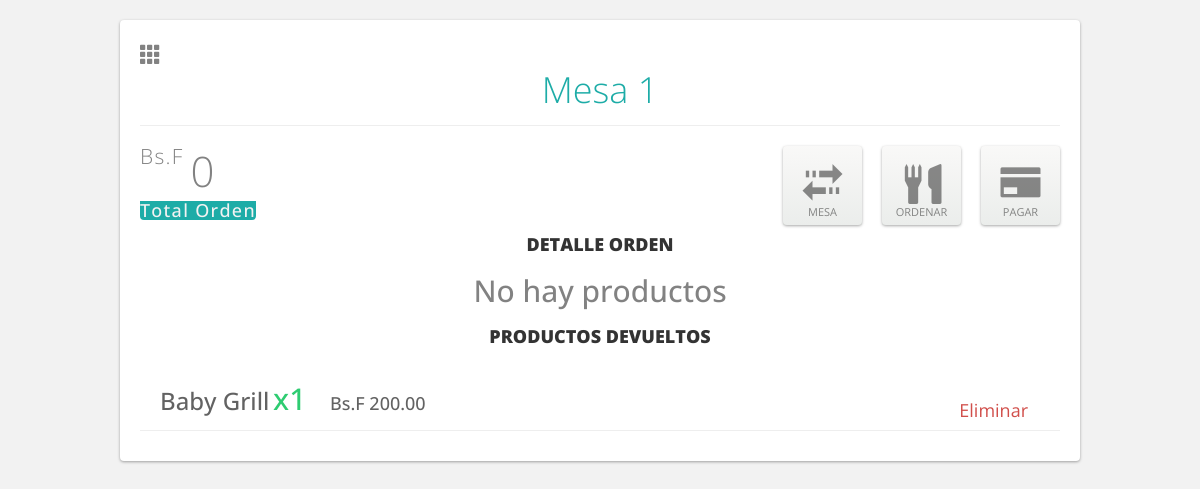
/main/pedido/35, run on the app's committed database.
### tables this page shows
CREATE TABLE `pedidos` (
  `id` int(11) NOT NULL AUTO_INCREMENT,
  `fecha` timestamp NOT NULL DEFAULT CURRENT_TIMESTAMP ON UPDATE CURRENT_TIMESTAMP,
  `id_mesa` int(11) DEFAULT NULL,
  `para_llevar` enum('Si') DEFAULT NULL,
  `descuento` int(11) DEFAULT NULL,
  `estado` enum('Activo','Cerrado') NOT NULL,
  PRIMARY KEY (`id`),
  KEY `id_mesa` (`id_mesa`),
  CONSTRAINT `pedidos_ibfk_1` FOREIGN KEY (`id_mesa`) REFERENCES `mesas` (`id`)
);

CREATE TABLE `mesas` (
  `id` int(11) NOT NULL AUTO_INCREMENT,
  `numero` int(11) NOT NULL,
  `nombre` varchar(255) NOT NULL,
  PRIMARY KEY (`id`)
);

CREATE TABLE `productosXpedido` (
  `id` int(11) NOT NULL AUTO_INCREMENT,
  `id_pedido` int(11) NOT NULL,
  `id_producto` int(11) NOT NULL,
  `devuelto` enum('Si') DEFAULT NULL,
  `precio` double(7,2) NOT NULL,
  PRIMARY KEY (`id`),
  KEY `id_pedido` (`id_pedido`),
  KEY `id_producto` (`id_producto`),
  CONSTRAINT `productosXpedido_ibfk_1` FOREIGN KEY (`id_pedido`) REFERENCES `pedidos` (`id`),
  CONSTRAINT `productosXpedido_ibfk_2` FOREIGN KEY (`id_producto`) REFERENCES `productos` (`id`)
);

CREATE TABLE `productos` (
  `id` int(11) NOT NULL AUTO_INCREMENT,
  `id_cat` int(11) NOT NULL,
  `nombre` varchar(255) NOT NULL,
  `descripcion` varchar(255) DEFAULT NULL,
  `precio` double(7,2) NOT NULL,
  PRIMARY KEY (`id`),
  KEY `id_cat` (`id_cat`),
  CONSTRAINT `productos_ibfk_1` FOREIGN KEY (`id_cat`) REFERENCES `categorias` (`id`)
);

### application/controllers/Main.php (called while the page is built, shortened)
<?php
class Main extends CI_Controller
{
	public function __construct(){
		$this->load->model('main_model');
		$this->load->helper(array('url'));
		$this->load->library('session');
	}
	public function pedido($id_pedido) {
		$data['detalle'] = $this->main_model->detalle_pedido($id_pedido);
		$data['devoluciones'] = $this->main_model->productos_devueltos($id_pedido);
		$total = $this->main_model->total_pedido($id_pedido);
		$data['total'] = explode('.', $total);
		$data['total'] = array_filter($data['total']);
		$data['productos'] = $this->main_model->productos_pedido($id_pedido);
		$this->load->view('pedido', $data);
	}
}

### index.php (called while the page is built, shortened)
<?php
require_once BASEPATH.'core/CodeIgniter.php';

### application/models/Main_model.php (called while the page is built, shortened)
<?php
class Main_model extends CI_Model
{
    public function detalle_pedido($id) {
        $this->db->select('pedidos.*, mesas.numero');
        $this->db->from('pedidos');
        $this->db->where('pedidos.id', $id);
        $this->db->join('mesas', 'pedidos.id_mesa = mesas.id');
        $query = $this->db->get();
        return $query->row();
    }
    public function total_pedido($id) {
        $this->db->select('sum(productosXpedido.precio) as total');
        $this->db->from('productosXpedido');
        $this->db->where('productosXpedido.id_pedido', $id);
        $this->db->where('productosXpedido.devuelto IS NULL');
        $query = $this->db->get();
        return $query->row()->total;
    }
    public function productos_pedido($id_pedido) {
        $this->db->select('productosXpedido.id, productosXpedido.id_pedido, productosXpedido.id_producto');
        $this->db->select('count(productosXpedido.id_producto) as cantidad, sum(productosXpedido.precio) as precio_total, productos.nombre');
        $this->db->join('productos', 'productosXpedido.id_producto = productos.id', 'inner');
        $this->db->where('productosXpedido.id_pedido', $id_pedido);
        $this->db->where('productosXpedido.devuelto IS NULL');
        $this->db->group_by('id_producto');
        $query = $this->db->get('productosXpedido');
        return $query->result();
    }
    public function productos_devueltos($id_pedido) {
        $this->db->select('productosXpedido.id, productosXpedido.id_pedido, productosXpedido.id_producto');
        $this->db->select('count(productosXpedido.id_producto) as cantidad, sum(productosXpedido.precio) as precio_total, productos.nombre');
        $this->db->join('productos', 'productosXpedido.id_producto = productos.id', 'inner');
        $this->db->where('productosXpedido.id_pedido', $id_pedido);
        $this->db->where('productosXpedido.devuelto','Si');
        $this->db->group_by('id_producto');
        $query = $this->db->get('productosXpedido');
        return $query->result();
    }
}

### application/views/pedido.php (the view, shortened to what this page needs)
<!DOCTYPE html>
<html>
<head>
	<link href="<?=base_url('assets/css/bootstrap.min.css')?>" rel="stylesheet">
	<link rel="stylesheet" href="<?=base_url('assets/css/style.css')?>">
</head>
<body>
	<div class="pedido-container">
		<div class="go-back">
			<a href="<?=base_url('main')?>"><span class="glyphicon glyphicon-th"></span></a>
		</div>
		<header>
			<h1 class="numero-mesa">Mesa <?=$detalle->numero?></h1>
		</header>
		<hr>
		<div class="pedido-opciones">
			<div class="total-pedido">
				<?php if(empty($total)): ?>
					<span>Bs.F </span>0
				<?php else: ?>
					<span>Bs.F </span><?=$total[0]?><span>.<?=$total[1]?></span>
				<?php endif; ?>
				<h4 class="text-center">Total Orden</h4>
			</div>
			<div class="btn-pedido">
				<a href="" data-toggle="modal" data-target="#modalPagar"><span class="glyphicon glyphicon-credit-card"></span><span class="title">Pagar</span></a>
			</div>
			<div class="btn-pedido btn-ordenar">
				<a href="#"><span class="glyphicon glyphicon-cutlery" data-toggle="modal" data-target="#pedido"></span><span class="title">Ordenar</span></a>
			</div>
			<div class="btn-pedido btn-ordenar">
				<a href="#" class="table-add" data-toggle="modal" data-target="#mesa"><span class="glyphicon glyphicon-transfer"></span><span class="title">Mesa</span></a>
			</div>
		</div>
		<div class="detalle-pedido">
			<h4 class="text-center" style="font-weight:800;text-transform:uppercase">Detalle Orden</h4>
			<?php $productos = array_filter($productos); ?>
			<?php if(!empty($productos)): ?>
				<?php foreach($productos as $producto): ?>
					<div class="producto">
						<h3 class="detalles name"><?=$producto->nombre?></h3>
						<h2 class="detalles qty">x<?=$producto->cantidad?></h2>
						<h4 class="detalles">Bs.F <?=$producto->precio_total?></h4>
						<div class="acciones">
							<button data-pedido="<?=$detalle->id?>" data-producto="<?=$producto->id_producto?>" class="btn btn-warning btn-pedido btn-devolver" title="Devolver">Devolver</button>
							<button data-pedido="<?=$detalle->id?>" data-producto="<?=$producto->id_producto?>" class="btn btn-danger btn-pedido btn-eliminar" title="Eliminar">Eliminar</button>
						</div>
					</div>
				<?php endforeach; ?>
			<?php else: ?>
				<h2 class="text-center" style="color:#828282">No hay productos</h2>
			<?php endif; ?>
		</div>
		<div class="detalle-pedido">
			<h4 class="text-center" style="font-weight:800;text-transform:uppercase">Productos Devueltos</h4>
			<?php $devoluciones = array_filter($devoluciones); ?>
			<?php if(!empty($devoluciones)): ?>
				<?php foreach($devoluciones as $row): ?>
					<div class="producto">
						<h3 class="detalles name"><?=$row->nombre?></h3>
						<h2 class="detalles qty">x<?=$row->cantidad?></h2>
						<h4 class="detalles">Bs.F <?=$row->precio_total?></h4>
						<div class="acciones">
							<button data-pedido="<?=$detalle->id?>" data-producto="<?=$producto->id_producto?>" class="btn btn-danger btn-pedido btn-eliminar-devuelto" title="Eliminar">Eliminar</button>
						</div>
					</div>
				<?php endforeach; ?>
			<?php endif; ?>
		</div>
	</div>
</body>
</html>

### assets/css/style.css (style rules this page uses)
body { padding:0;margin:0;background:#f2f2f2;font-family:"Open Sans",sans-serif }
.pedido-container { position:relative;width:960px;margin:0 auto;margin-top:20px;background:#fff;-webkit-box-shadow:0 1px 3px rgba(0,0,0,0.35);-moz-box-shadow:0 1px 3px rgba(0,0,0,0.35);-o-box-shadow:0 1px 3px rgba(0,0,0,0.35);box-shadow:0 1px 3px rgba(0,0,0,0.35);border-radius:4px;padding:20px;zoom:1; }
.pedido-container:after,.pedido-container:before { content:"";display:table }
.pedido-container:after { clear:both }
.pedido-container hr { margin-top:15px }
.pedido-container .numero-mesa { display:block;margin:0;font-weight:300;padding:0;color:#1daca7;text-align:center }
.pedido-container .total-pedido { float:left;font-size:3em;font-weight:100;letter-spacing:1.3px;margin-top:-5px;color:#828282; }
.pedido-container .total-pedido span { font-size:.5em;margin-bottom:15px;vertical-align:top }
.pedido-container .total-pedido h4 { margin:0;color:#f2f2f2;background:#1daca7;border-bottom-left-radius:4px;border-bottom-right-radius:4px }
.pedido-container .pedido-opciones { zoom:1; }
.pedido-container .pedido-opciones:after,.pedido-container .pedido-opciones:before { content:"";display:table }
.pedido-container .pedido-opciones:after { clear:both }
.pedido-container .pedido-opciones .btn-pedido { position:relative;float:right;border-radius:4px;-webkit-box-shadow:0 1px 3px rgba(0,0,0,0.35);-moz-box-shadow:0 1px 3px rgba(0,0,0,0.35);-o-box-shadow:0 1px 3px rgba(0,0,0,0.35);box-shadow:0 1px 3px rgba(0,0,0,0.35); }
.pedido-container .pedido-opciones .btn-pedido a { display:block;width:79px;height:79px;text-decoration:none;text-align:center;color:#333;background:linear-gradient(rgba(242,241,239,0.45),rgba(210,215,211,0.45));outline:none; }
.pedido-container .pedido-opciones .btn-pedido a span { color:rgba(0,0,0,0.45) }
.pedido-container .pedido-opciones .btn-pedido a .glyphicon { position:absolute;top:50%;left:0;right:0;margin-top:-20px;font-size:40px }
.pedido-container .pedido-opciones .btn-pedido a .title { position:absolute;bottom:5px;left:0;right:0;text-transform:uppercase;font-size:11px }
.pedido-container .pedido-opciones .btn-ordenar { margin-right:20px; }
.pedido-container .pedido-opciones .btn-ordenar .glyphicon { font-size:35px }
.pedido-container .detalle-pedido { zoom:1; }
.pedido-container .detalle-pedido:after,.pedido-container .detalle-pedido:before { content:"";display:table }
.pedido-container .detalle-pedido:after { clear:both }
.pedido-container .detalle-pedido .producto { position:relative;padding:5px 20px;color:#626262;text-transform:none;margin-bottom:10px;border-bottom:1.4px solid #eee;zoom:1; }
.pedido-container .detalle-pedido .producto:after,.pedido-container .detalle-pedido .producto:before { content:"";display:table }
.pedido-container .detalle-pedido .producto:after { clear:both }
.pedido-container .detalle-pedido .producto .detalles { display:inline-block;margin-right:20px }
.pedido-container .detalle-pedido .producto .name { margin-right:0 }
.pedido-container .detalle-pedido .producto .qty { color:#2ecc71 }
.pedido-container .detalle-pedido .producto .acciones { position:absolute;right:20px;bottom:0;font-weight:700 }
.pedido-container .detalle-pedido .producto .btn-pedido { background:transparent;font-weight:400;font-size:18px;border:none }
.pedido-container .detalle-pedido .producto .btn-danger { color:rgba(201,48,44,0.85) }
.pedido-container .detalle-pedido .btn { background:transparent;color:#333 }
.go-back a { color:#828282;font-size:21px; }

### data on the page
pedidos: id_mesa.numero "1"
productosxpedido: id_producto.nombre "Baby Grill", cantidad "1", precio_total "200.00"
